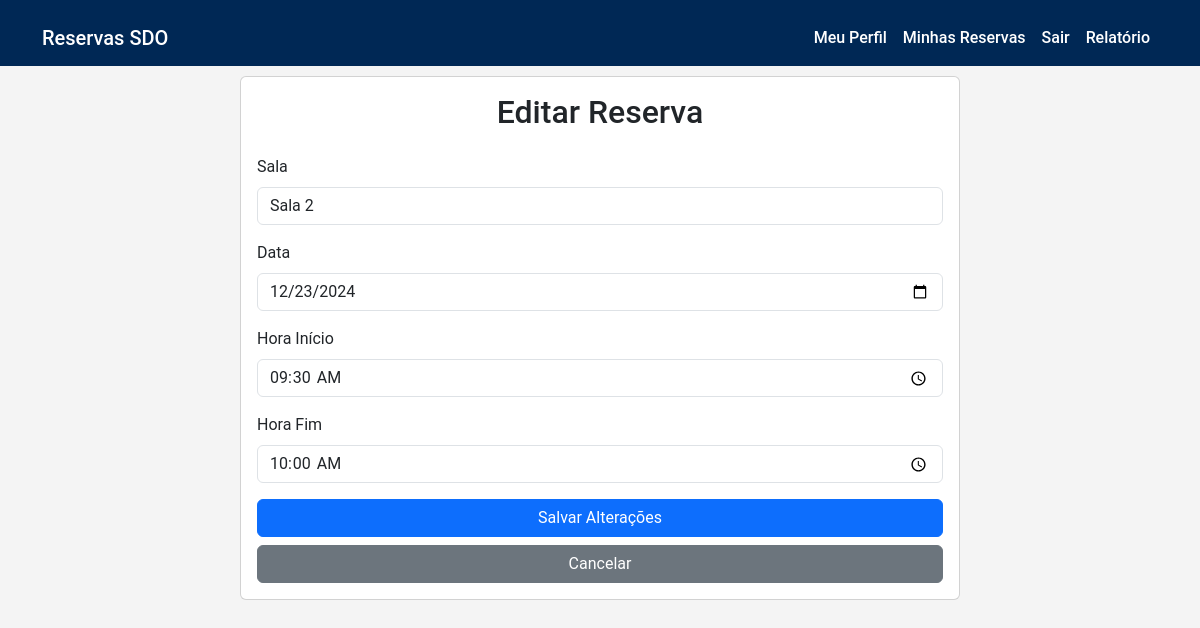
The page /reservas/editar/104/ (signed in) on the database its author committed.
### reservas/models.py (models this page shows, shortened)
class Reserva(models.Model):
    usuario = models.ForeignKey(settings.AUTH_USER_MODEL, on_delete=models.CASCADE, null=True, blank=True)
    nome_nao_registrado = models.CharField(max_length=100, null=True, blank=True)
    empresa_nao_registrado = models.CharField(max_length=100, null=True, blank=True)
    sala = models.ForeignKey(Sala, on_delete=models.CASCADE)
    data = models.DateField()
    hora_inicio = models.TimeField()
    hora_fim = models.TimeField()
    criado_em = models.DateTimeField(auto_now_add=True)
    class Meta:
        ordering = ['data', 'hora_inicio']
    def display_usuario(self):
        """Retorna o nome do usuário ou o nome não registrado."""
        if self.usuario:
            return self.usuario.nome
        return self.nome_nao_registrado
    display_usuario.short_description = 'Usuário'

### salas/models.py (models this page shows, shortened)
class Sala(models.Model):
    nome = models.CharField(max_length=100)
    imagem = models.ImageField(upload_to='salas/', default='salas/logo.png')  # Definindo imagem padrão
    tamanho = models.CharField(max_length=50)
    capacidade = models.IntegerField()

### reservas/views.py (the view, shortened to what this page needs)
# urls.py: path('editar/<int:reserva_id>/', views.editar_reserva, name='editar_reserva'),
@login_required
def editar_reserva(request, reserva_id):
    reserva = get_object_or_404(Reserva, id=reserva_id)
    if request.user != reserva.usuario and not request.user.is_staff:
        messages.error(request, 'Você não tem permissão para editar esta reserva.')
        return redirect('minhas_reservas')
    return render(request, 'reservas/editar_reserva.html', {'reserva': reserva})

### templates/reservas/editar_reserva.html (shortened to what this page needs)
{% extends 'base.html' %}
{% load crispy_forms_tags %}
{% block content %}
<div class="container">
    <div class="row justify-content-center">
        <div class="col-md-8">
            <div class="card">
                <div class="card-body">
                    <h2 class="text-center mb-4">Editar Reserva</h2>
                    <form method="post">
                        <div class="mb-3">
                            <label class="form-label">Sala</label>
                            <input type="text" class="form-control" value="{{ reserva.sala.nome }}" readonly>
                        </div>
                        <div class="mb-3">
                            <label class="form-label">Data</label>
                            <input type="date" name="data" class="form-control" value="{{ reserva.data|date:'Y-m-d' }}" required>
                        </div>
                        <div class="mb-3">
                            <label class="form-label">Hora Início</label>
                            <input type="time" name="hora_inicio" class="form-control" value="{{ reserva.hora_inicio|time:'H:i' }}" required>
                        </div>
                        <div class="mb-3">
                            <label class="form-label">Hora Fim</label>
                            <input type="time" name="hora_fim" class="form-control" value="{{ reserva.hora_fim|time:'H:i' }}" required>
                        </div>
                        <div class="d-grid gap-2">
                            <button type="submit" class="btn btn-primary">Salvar Alterações</button>
                            <a href="{% url 'minhas_reservas' %}" class="btn btn-secondary">Cancelar</a>
                        </div>
                    </form>
                </div>
            </div>
        </div>
    </div>
</div>
{% endblock %}

### templates/base.html (style rules this page uses)
body { background-color: #f4f4f4; font-family: 'Roboto', sans-serif; }
.container { margin-top: 10px; }

### rows shown on the page
Reserva: sala.nome "Sala 2", data "12/23/2024", hora_inicio "09:30", hora_fim "10:00"
